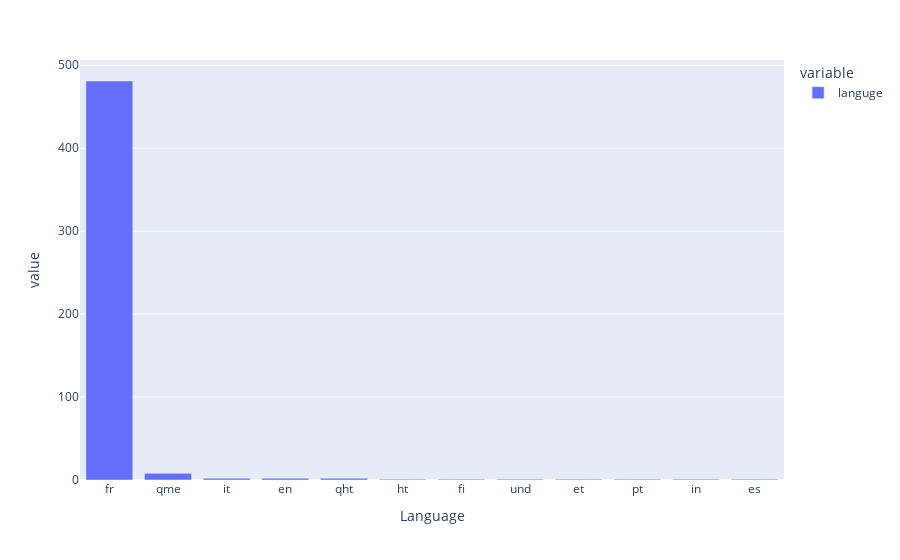

Notebook cell for this chart:
### Code cell
px.bar(df["languge"].value_counts(), labels={"index": "Language"})

### Figure 1 — Plotly figure (JSON) as saved in the notebook; plotly's stock layout.template omitted (floating-point values rounded to 4 significant figures)
{"data": [{"alignmentgroup": "True", "hovertemplate": "variable=languge<br>Language=%{x}<br>value=%{y}<extra></extra>", "legendgroup": "languge", "marker": {"color": "#636efa", "pattern": {"shape": ""}}, "name": "languge", "offsetgroup": "languge", "orientation": "v", "showlegend": true, "textposition": "auto", "type": "bar", "x": ["fr", "qme", "it", "en", "qht", "ht", "fi", "und", "et", "pt", "in", "es"], "xaxis": "x", "y": [481, 8, 2, 2, 2, 1, 1, 1, 1, 1, 1, 1], "yaxis": "y"}], "layout": {"autosize": true, "barmode": "relative", "legend": {"title": {"text": "variable"}, "tracegroupgap": 0}, "margin": {"t": 60}, "xaxis": {"anchor": "y", "autorange": true, "domain": [0, 1], "range": [-0.5, 11.5], "title": {"text": "Language"}, "type": "category"}, "yaxis": {"anchor": "x", "autorange": true, "domain": [0, 1], "range": [0, 506.3], "title": {"text": "value"}, "type": "linear"}}}
